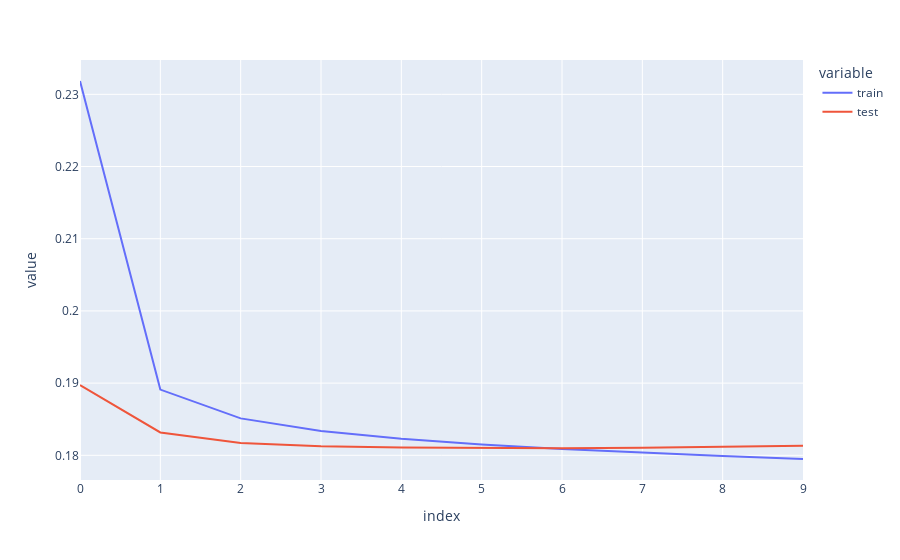

The notebook cell this image was saved under:
### Code cell
import plotly_express as px
import pandas as pd
df = pd.DataFrame({'train': model.train_loss_log, 'test': model.test_loss_log})
px.line(df)

### Figure 1 — Plotly figure (JSON) as saved in the notebook; plotly's stock layout.template omitted (floating-point values rounded to 4 significant figures)
{"data": [{"hovertemplate": "variable=train<br>index=%{x}<br>value=%{y}<extra></extra>", "legendgroup": "train", "line": {"color": "#636efa", "dash": "solid"}, "marker": {"symbol": "circle"}, "mode": "lines", "name": "train", "orientation": "v", "showlegend": true, "type": "scatter", "x": [0, 1, 2, 3, 4, 5, 6, 7, 8, 9], "xaxis": "x", "y": [0.2318, 0.1891, 0.1851, 0.1834, 0.1823, 0.1815, 0.1809, 0.1803, 0.1799, 0.1795], "yaxis": "y"}, {"hovertemplate": "variable=test<br>index=%{x}<br>value=%{y}<extra></extra>", "legendgroup": "test", "line": {"color": "#EF553B", "dash": "solid"}, "marker": {"symbol": "circle"}, "mode": "lines", "name": "test", "orientation": "v", "showlegend": true, "type": "scatter", "x": [0, 1, 2, 3, 4, 5, 6, 7, 8, 9], "xaxis": "x", "y": [0.1897, 0.1832, 0.1817, 0.1812, 0.1811, 0.181, 0.181, 0.1811, 0.1812, 0.1813], "yaxis": "y"}], "layout": {"legend": {"title": {"text": "variable"}, "tracegroupgap": 0}, "margin": {"t": 60}, "xaxis": {"anchor": "y", "domain": [0, 1], "title": {"text": "index"}}, "yaxis": {"anchor": "x", "domain": [0, 1], "title": {"text": "value"}}}}
